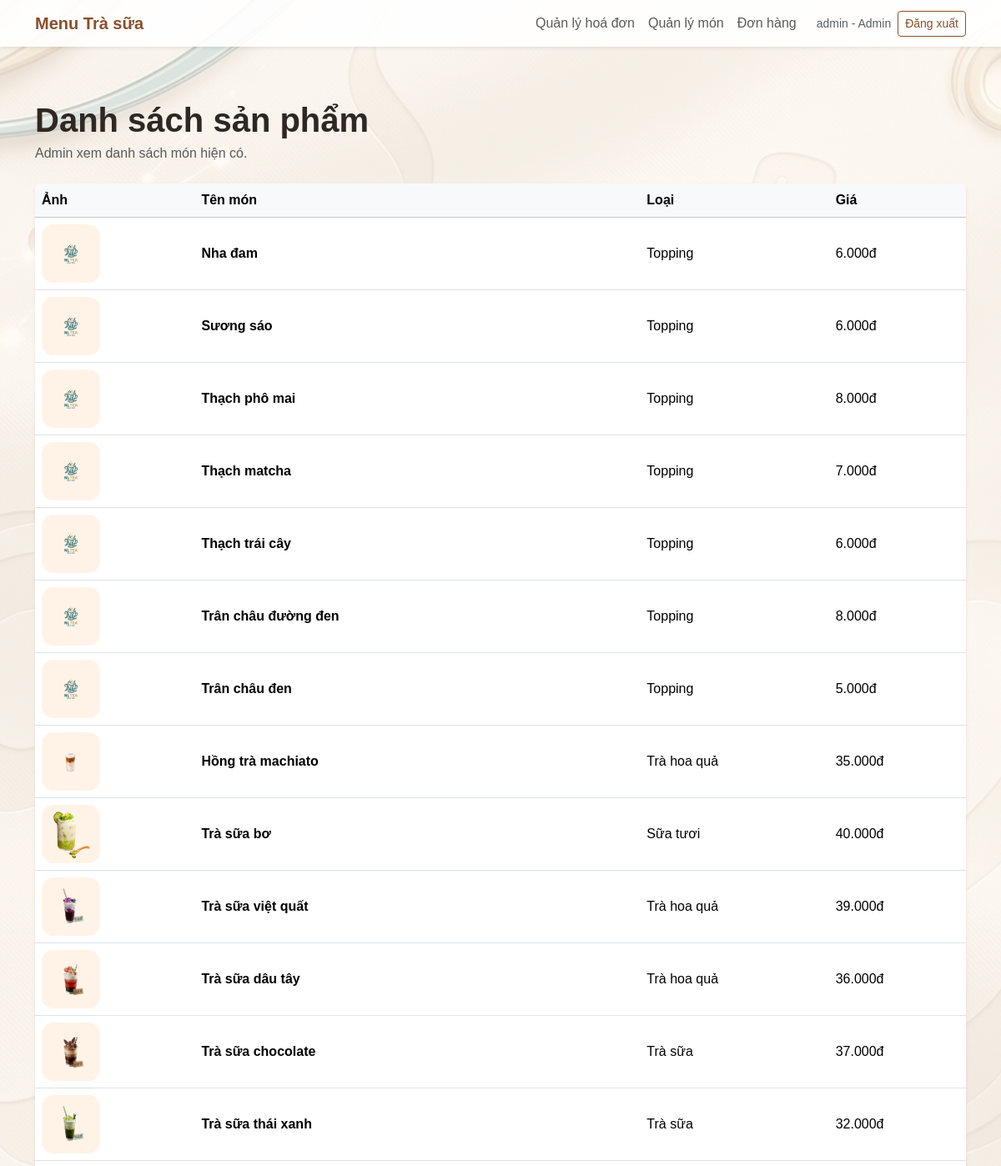
Page /admin/products (signed in, upper part) on the earlier database version.
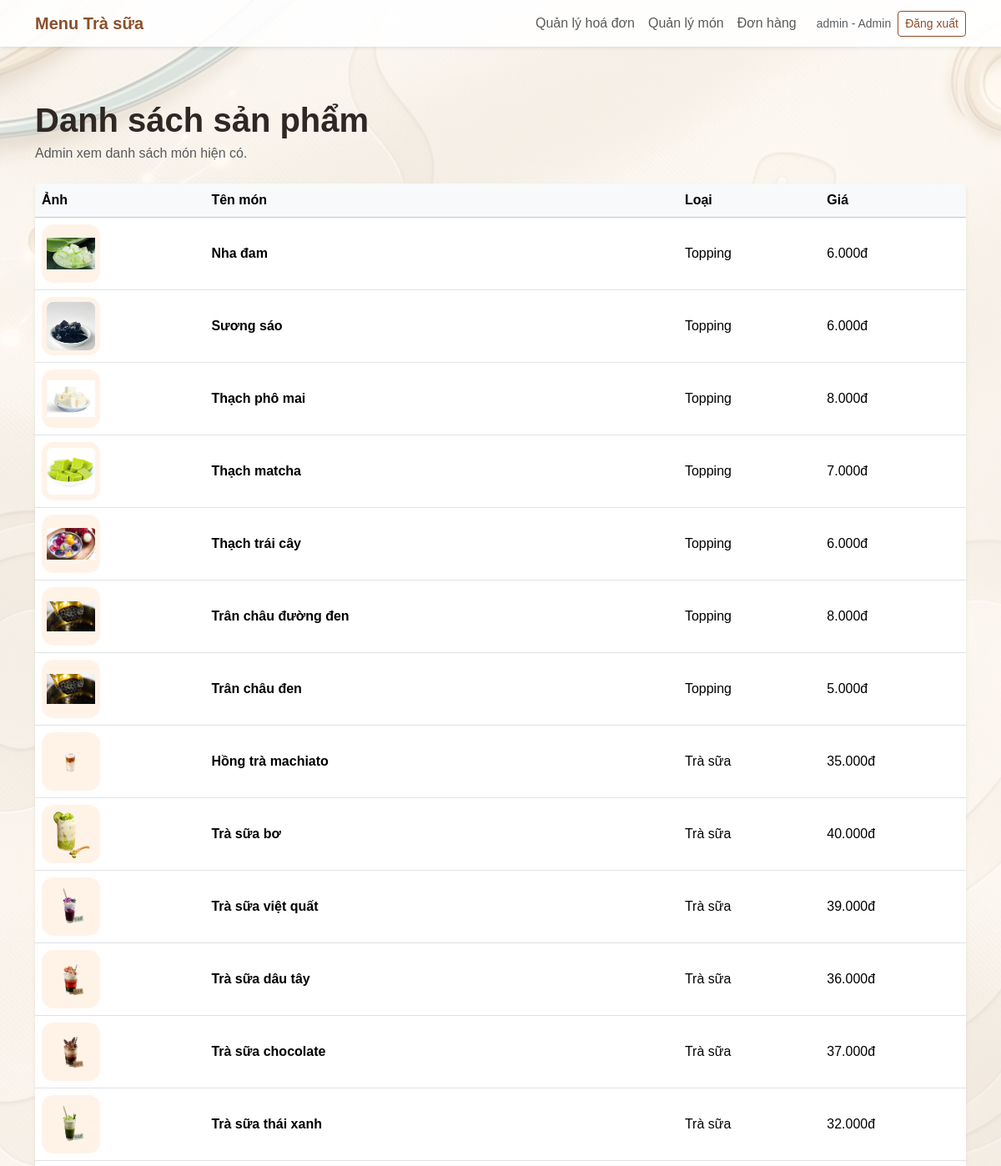
Same page on the later database version.
### milk_tea_shop/models.py (models this page shows)
class Product(db.Model):
    __tablename__ = "products"
    id = db.Column(db.Integer, primary_key=True)
    name = db.Column(db.String(120), nullable=False)
    category = db.Column(db.String(80), nullable=False)
    size = db.Column(db.String(50), default="M/L")
    topping = db.Column(db.String(120), default="Không")
    price = db.Column(db.Integer, nullable=False)
    description = db.Column(db.Text, default="")
    image = db.Column(db.String(255), default="")
    order_items = db.relationship("OrderItem", backref="product", lazy=True)

### milk_tea_shop/routes.py (the view)
@main_bp.route("/admin/products")
def admin_products():
    if not check_admin():
        return redirect(url_for("main.login"))
    products = Product.query.order_by(Product.id.desc()).all()
    return render_template("admin_products.html", products=products)

### milk_tea_shop/routes.py (called while the page is built)
def money(number):
    return f"{number:,.0f}đ".replace(",", ".")

@main_bp.app_context_processor
def send_data_to_html():
    cart = session.get("cart", {})
    cart_count = 0
    for quantity in cart.values():
        try:
            cart_count += int(quantity)
        except:
            pass
    return {
        "money": money,
        "cart_count": cart_count
    }

def check_admin():
    if "user_id" not in session:
        flash("Vui lòng đăng nhập trước.", "warning")
        return False
    if session.get("role") != "admin":
        flash("Bạn không có quyền truy cập trang quản lý.", "danger")
        return False
    return True

### milk_tea_shop/templates/admin_products.html (shortened to what this page needs)
{% extends "base.html" %}
{% block content %}
<section class="container py-5">
    <div class="mb-4">
        <h1 class="fw-bold mb-1">Danh sách sản phẩm</h1>
        <p class="text-muted mb-0">Admin xem danh sách món hiện có.</p>
    </div>
    <div class="table-responsive shadow-sm rounded bg-white">
        <table class="table align-middle mb-0">
            <thead class="table-light">
                <tr>
                    <th>Ảnh</th>
                    <th>Tên món</th>
                    <th>Loại</th>
                    <th>Giá</th>
                </tr>
            </thead>
            <tbody>
                {% for p in products %}
                <tr>
                    <td>
                        <img src="{{ url_for('static', filename='images/' + (p.image or 'logo.png')) }}" class="table-img" alt="{{ p.name }}">
                    </td>
                    <td class="fw-semibold">{{ p.name }}</td>
                    <td>{{ p.category }}</td>
                    <td>{{ money(p.price) }}</td>
                </tr>
                {% else %}
                <tr>
                    <td colspan="4" class="text-center text-muted py-4">Chưa có sản phẩm.</td>
                </tr>
                {% endfor %}
            </tbody>
        </table>
    </div>
</section>
{% endblock %}

Differences in the rows shown:
changed Product "Nha đam": image: a different picture
changed Product "Sương sáo": image: a different picture
changed Product "Thạch phô mai": image: a different picture
changed Product "Thạch matcha": image: a different picture
changed Product "Thạch trái cây": image: a different picture
changed Product "Trân châu đường đen": image: a different picture
changed Product "Trân châu đen": image: a different picture
changed Product "Hồng trà machiato": category "Trà hoa quả" → "Trà sữa"
changed Product "Trà sữa bơ": category "Sữa tươi" → "Trà sữa"
changed Product "Trà sữa việt quất": category "Trà hoa quả" → "Trà sữa"
changed Product "Trà sữa dâu tây": category "Trà hoa quả" → "Trà sữa"
